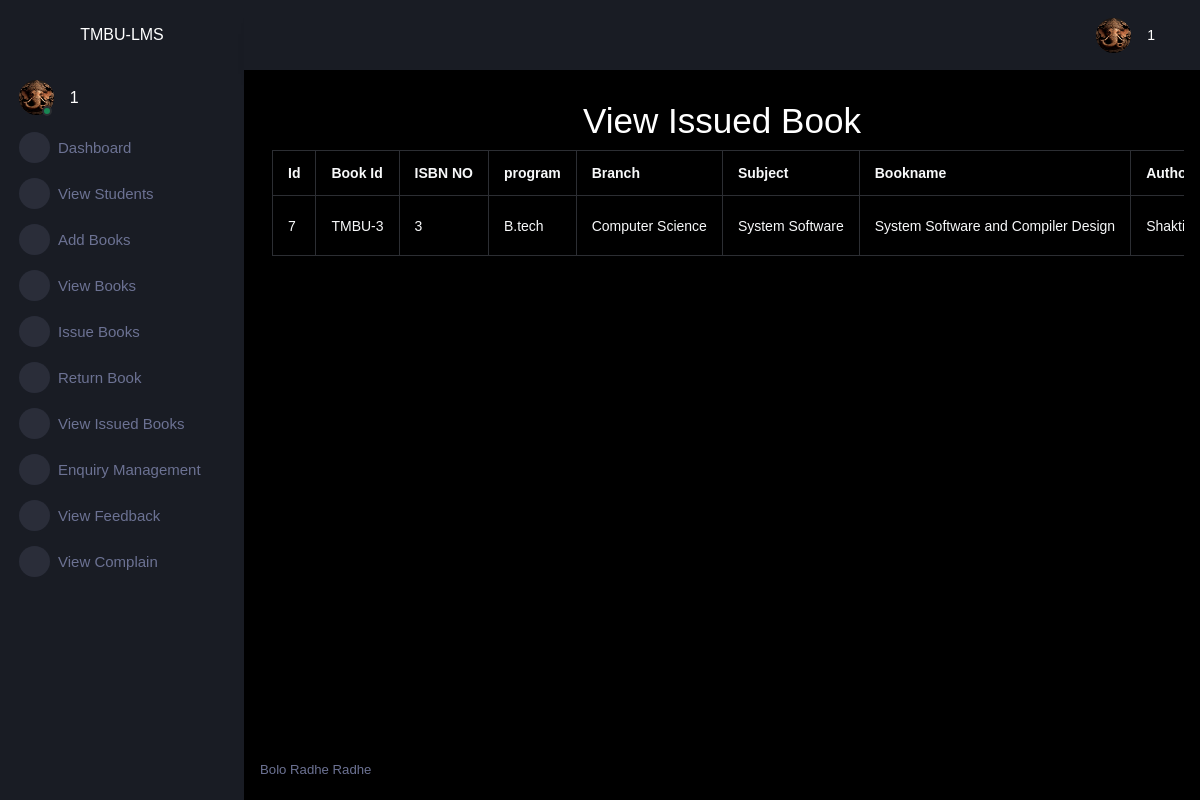
Screenshot of /adminapp/viewissuedbook/ (signed in) with the database file from the repository.
### adminapp/models.py (models this page shows, shortened)
class IssueBook(models.Model):
    bookid=models.CharField(max_length=50)
    isbnno=models.CharField(max_length=15)
    programe=models.CharField(max_length=100)
    branch=models.CharField(max_length=100)
    subject=models.CharField(max_length=100)
    bookname=models.CharField(max_length=100)
    authorname=models.CharField(max_length=100)
    rollno=models.IntegerField()
    name=models.CharField(max_length=50)
    year=models.CharField(max_length=50)
    issuedate=models.CharField(max_length=30)
    duedate=models.CharField(max_length=30)
    status=models.CharField(max_length=30)

### adminapp/views.py (the view)
# urls.py: path('viewissuedbook/',views.viewissuedbook,name='viewissuedbook'),
@cache_control(no_cache=True,must_revalidate=True,no_store=True)
def viewissuedbook(request):
    try:
        if request.session['adminid']!=None:
            adminid=request.session['adminid']
            book=IssueBook.objects.filter(status='pending')
            return render(request, "viewissuedbook.html",locals())
    except KeyError:
        return redirect('lmsapp:login')

### adminapp/templates/viewissuedbook.html (shortened to what this page needs)
{% extends "adminparent.html" %}
{% block body %}
    <div class="row">
        <h1 style="text-align:center;">View Issued Book</h1>
        <div class="col-sm-12" style="overflow:scroll;">
            <table class="table table-bordered text-light  " style="width:60%; margin:auto;">
                <tr>
                    <th>Id</th>
                    <th>Book Id </th>
                    <th>ISBN NO</th>
                    <th>program</th>
                    <th>Branch</th>
                    <th>Subject</th>
                    <th>Bookname</th>
                    <th>Authorname</th>
                </tr>
                {% for b in book %}
                <tr>
                    <td>{{b.id}}</td>
                    <td>{{b.bookid}}</td>
                    <td>{{b.isbnno}}</td>
                    <td>{{b.programe}}</td>
                    <td>{{b.branch}}</td>
                    <td>{{b.subject}}</td>
                    <td>{{b.bookname}}</td>
                    <td>{{b.authorname}}</td>
                </tr>
                {% endfor %}
            </table>
        </div>
    </div>
{% endblock body %}

### rows the page displays
IssueBook: id "7", bookid "TMBU-3", isbnno "3", programe "B.tech", branch "Computer Science", subject "System Software", bookname "System Software and Compiler Design", authorname "Shakti…"

### other values shown
{{ adminid }} "1"
